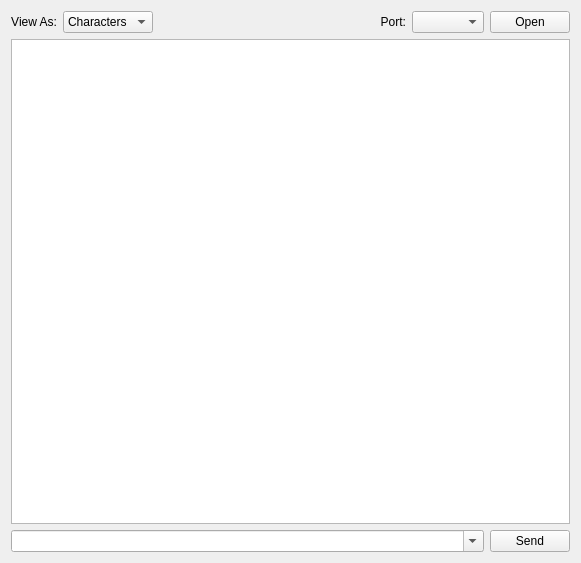
<ui version="4.0" >
 <class>UsbMonitorUi</class>
 <widget class="QDialog" name="UsbMonitorUi" >
  <property name="geometry" >
   <rect>
    <x>0</x>
    <y>0</y>
    <width>581</width>
    <height>563</height>
   </rect>
  </property>
  <property name="windowTitle" >
   <string>USB Monitor</string>
  </property>
  <layout class="QVBoxLayout" >
   <item>
    <layout class="QHBoxLayout" >
     <item>
      <widget class="QLabel" name="label_2" >
       <property name="text" >
        <string>View As:</string>
       </property>
       <property name="alignment" >
        <set>Qt::AlignRight|Qt::AlignTrailing|Qt::AlignVCenter</set>
       </property>
       <property name="buddy" >
        <cstring>viewList</cstring>
       </property>
      </widget>
     </item>
     <item>
      <widget class="QComboBox" name="viewList" >
       <property name="sizeAdjustPolicy" >
        <enum>QComboBox::AdjustToContents</enum>
       </property>
       <item>
        <property name="text" >
         <string>Characters</string>
        </property>
       </item>
       <item>
        <property name="text" >
         <string>Hex</string>
        </property>
       </item>
      </widget>
     </item>
     <item>
      <spacer>
       <property name="orientation" >
        <enum>Qt::Horizontal</enum>
       </property>
       <property name="sizeHint" >
        <size>
         <width>40</width>
         <height>20</height>
        </size>
       </property>
      </spacer>
     </item>
     <item>
      <widget class="QLabel" name="label" >
       <property name="text" >
        <string>Port:</string>
       </property>
       <property name="alignment" >
        <set>Qt::AlignRight|Qt::AlignTrailing|Qt::AlignVCenter</set>
       </property>
       <property name="buddy" >
        <cstring>portList</cstring>
       </property>
      </widget>
     </item>
     <item>
      <widget class="QComboBox" name="portList" >
       <property name="sizeAdjustPolicy" >
        <enum>QComboBox::AdjustToContents</enum>
       </property>
      </widget>
     </item>
     <item>
      <widget class="QPushButton" name="openCloseButton" >
       <property name="text" >
        <string>Open</string>
       </property>
       <property name="autoDefault" >
        <bool>false</bool>
       </property>
      </widget>
     </item>
    </layout>
   </item>
   <item>
    <widget class="QTextEdit" name="outputConsole" >
     <property name="focusPolicy" >
      <enum>Qt::NoFocus</enum>
     </property>
     <property name="readOnly" >
      <bool>true</bool>
     </property>
    </widget>
   </item>
   <item>
    <layout class="QHBoxLayout" >
     <item>
      <widget class="QComboBox" name="commandLine" >
       <property name="sizePolicy" >
        <sizepolicy vsizetype="Fixed" hsizetype="Expanding" >
         <horstretch>0</horstretch>
         <verstretch>0</verstretch>
        </sizepolicy>
       </property>
       <property name="editable" >
        <bool>true</bool>
       </property>
      </widget>
     </item>
     <item>
      <widget class="QPushButton" name="sendButton" >
       <property name="focusPolicy" >
        <enum>Qt::NoFocus</enum>
       </property>
       <property name="text" >
        <string>Send</string>
       </property>
      </widget>
     </item>
    </layout>
   </item>
  </layout>
 </widget>
 <tabstops>
  <tabstop>commandLine</tabstop>
  <tabstop>viewList</tabstop>
  <tabstop>portList</tabstop>
 </tabstops>
 <resources/>
 <connections/>
</ui>
